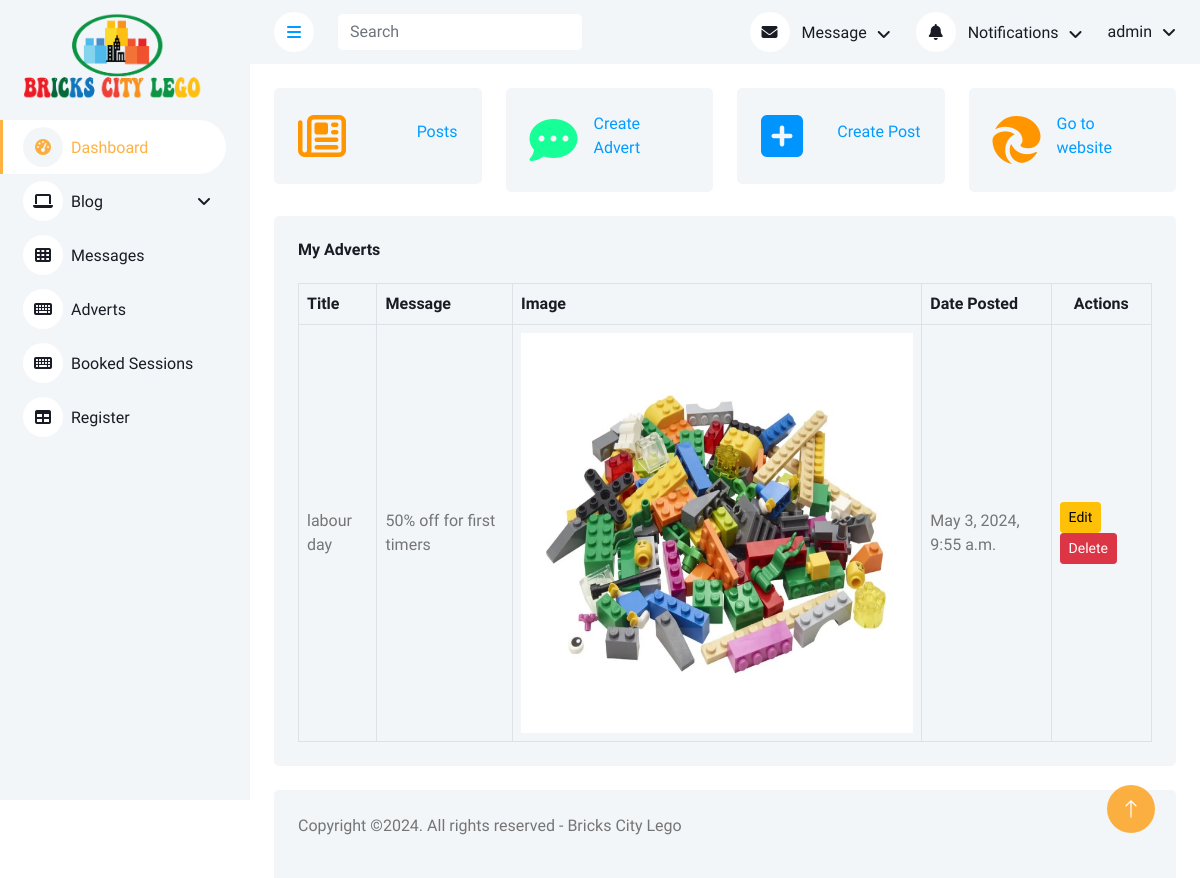
The app's page /advert/ (signed in), older data.
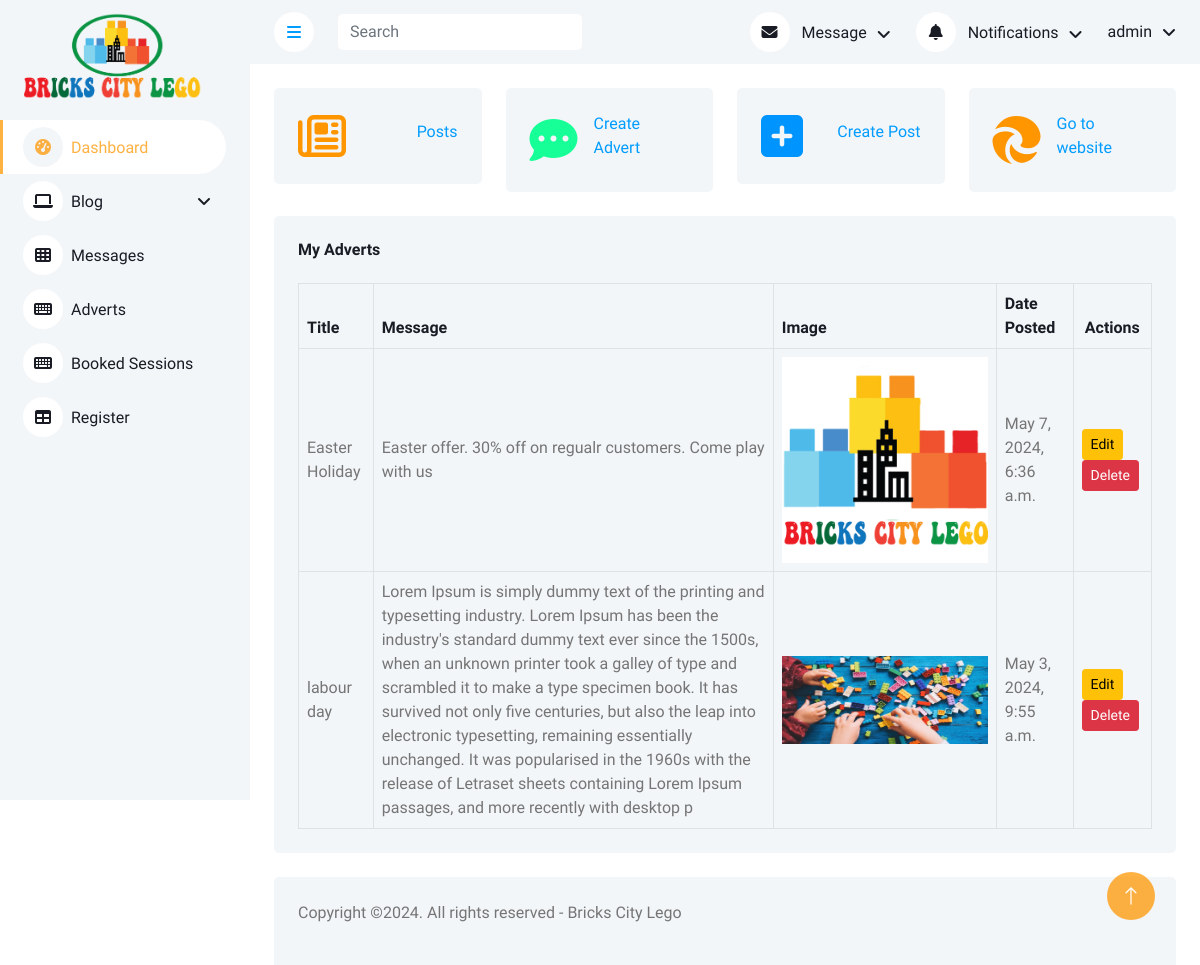
The same page, newer data.
### BrickCity/models.py (models this page shows, shortened)
class Advert(models.Model):
    title = models.CharField(max_length=50, blank=True, null=True)
    message = models.CharField(max_length=500, blank=True, null=True)
    image = models.ImageField(upload_to='adverts/', blank=True, null=True)
    date_created = models.DateTimeField(auto_now_add=True, blank=True, null=True)

### BrickCity/views.py (the view)
# urls.py: path('advert/', views.advert, name='advert'),
@login_required(login_url='signin')
def advert(request):
    myadverts = Advert.objects.order_by('-date_created')
    context = {'adverts': myadverts}
    return render(request, 'bricksadmin/adverts.html', context)

### BrickCity/templates/bricksadmin/adverts.html (shortened to what this page needs)
{% extends 'bricksadmin/base.html' %}
{% load static %}
{% block content %}
    {% include 'bricksadmin/stats.html' %}
            <div class="container-fluid pt-4 px-4">
                <div class="bg-light text-center rounded p-4">
                    <div class="d-flex align-items-center justify-content-between mb-4">
                        <h6 class="mb-0">My Adverts</h6>
                    </div>
                    <div class="table-responsive">
                        <table class="table text-start align-middle table-bordered table-hover mb-0">
                            <thead>
                                <tr class="text-dark">
                                    <th scope="col">Title</th>
                                    <th scope="col">Message</th>
                                    <th scope="col">Image</th>
                                    <th scope="col">Date Posted</th>
                                    <th scope="col" style="text-align: center">Actions</th>
                                </tr>
                            </thead>
                            <tbody>
                            {% for ad in adverts %}
                                <tr>
                                    <td>{{ ad.title }}</td>
                                    <td>{{ ad.message }}</td>
                                    <td>
                                        <img src="{{ ad.image.url }}" class="img-fluid" alt="">
                                    </td>
                                    <td>{{ ad.date_created }}</td>
                                    <td>
                                        <a class="btn btn-sm btn-warning" href="{% url 'editadvert' ad.id %}">Edit</a>
                                        <a class="btn btn-sm btn-danger" href="{% url 'deleteadvert' ad.id %}">Delete</a>
                                    </td>
                                </tr>
                            {% endfor %}
                            </tbody>
                        </table>
                    </div>
                </div>
            </div>
{% endblock %}

Row changes from the older to the newer data that the page shows:
added Advert: title "Easter Holiday", message "Easter offer. 30% off on regualr customers. Come play with us", image (picture), date_created "May 7, 2024, 6:36 a.m."
changed Advert "labour day": message "50% off for first timers" → "Lorem Ipsum is simply dummy text of the printing and typesetting industry. Lorem Ipsum has been the industry's standard dummy text ever since the 1500s, when an unknown printer took a galley of type and scrambled it to make a type specimen book. It has survived not only five centuries, but also the leap into electronic typesetting, remaining essentially unchanged. It was popularised in the 1960s with the release of Letraset sheets containing Lorem Ipsum passages, and more recently with desktop p"; image: a different picture
